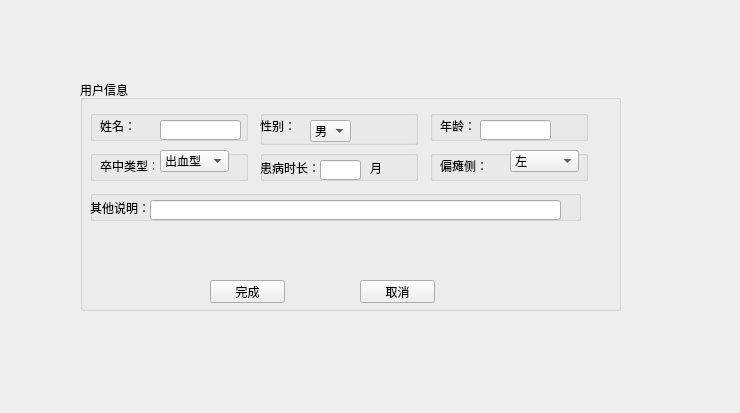
<?xml version="1.0" encoding="UTF-8"?>
<ui version="4.0">
 <class>Form</class>
 <widget class="QWidget" name="Form">
  <property name="geometry">
   <rect>
    <x>0</x>
    <y>0</y>
    <width>740</width>
    <height>413</height>
   </rect>
  </property>
  <property name="windowTitle">
   <string>Form</string>
  </property>
  <widget class="QGroupBox" name="groupBox_7">
   <property name="geometry">
    <rect>
     <x>80</x>
     <y>80</y>
     <width>541</width>
     <height>231</height>
    </rect>
   </property>
   <property name="title">
    <string>用户信息</string>
   </property>
   <widget class="QGroupBox" name="groupBox_2">
    <property name="geometry">
     <rect>
      <x>180</x>
      <y>30</y>
      <width>158</width>
      <height>35</height>
     </rect>
    </property>
    <property name="title">
     <string/>
    </property>
    <widget class="QLabel" name="label_3">
     <property name="geometry">
      <rect>
       <x>0</x>
       <y>10</y>
       <width>54</width>
       <height>12</height>
      </rect>
     </property>
     <property name="text">
      <string>性别：</string>
     </property>
    </widget>
    <widget class="QComboBox" name="comboBox">
     <property name="geometry">
      <rect>
       <x>50</x>
       <y>10</y>
       <width>41</width>
       <height>22</height>
      </rect>
     </property>
     <item>
      <property name="text">
       <string>男</string>
      </property>
     </item>
     <item>
      <property name="text">
       <string>女</string>
      </property>
     </item>
    </widget>
   </widget>
   <widget class="QGroupBox" name="groupBox_3">
    <property name="geometry">
     <rect>
      <x>350</x>
      <y>30</y>
      <width>158</width>
      <height>31</height>
     </rect>
    </property>
    <property name="title">
     <string/>
    </property>
    <widget class="QLabel" name="label_4">
     <property name="geometry">
      <rect>
       <x>10</x>
       <y>10</y>
       <width>54</width>
       <height>12</height>
      </rect>
     </property>
     <property name="text">
      <string>年龄：</string>
     </property>
    </widget>
    <widget class="QLineEdit" name="lineEdit_3">
     <property name="geometry">
      <rect>
       <x>50</x>
       <y>10</y>
       <width>71</width>
       <height>20</height>
      </rect>
     </property>
    </widget>
   </widget>
   <widget class="QGroupBox" name="groupBox_5">
    <property name="geometry">
     <rect>
      <x>350</x>
      <y>70</y>
      <width>158</width>
      <height>31</height>
     </rect>
    </property>
    <property name="title">
     <string/>
    </property>
    <widget class="QLabel" name="label_6">
     <property name="geometry">
      <rect>
       <x>10</x>
       <y>10</y>
       <width>54</width>
       <height>12</height>
      </rect>
     </property>
     <property name="text">
      <string>偏瘫侧：</string>
     </property>
    </widget>
    <widget class="QComboBox" name="comboBox_2">
     <property name="geometry">
      <rect>
       <x>80</x>
       <y>0</y>
       <width>69</width>
       <height>22</height>
      </rect>
     </property>
     <item>
      <property name="text">
       <string>左</string>
      </property>
     </item>
     <item>
      <property name="text">
       <string>右</string>
      </property>
     </item>
     <item>
      <property name="text">
       <string>无</string>
      </property>
     </item>
    </widget>
   </widget>
   <widget class="QGroupBox" name="groupBox_6">
    <property name="geometry">
     <rect>
      <x>10</x>
      <y>110</y>
      <width>491</width>
      <height>31</height>
     </rect>
    </property>
    <property name="title">
     <string/>
    </property>
    <widget class="QLabel" name="label_8">
     <property name="geometry">
      <rect>
       <x>0</x>
       <y>10</y>
       <width>61</width>
       <height>16</height>
      </rect>
     </property>
     <property name="text">
      <string>其他说明：</string>
     </property>
    </widget>
    <widget class="QLineEdit" name="lineEdit_8">
     <property name="geometry">
      <rect>
       <x>60</x>
       <y>10</y>
       <width>411</width>
       <height>20</height>
      </rect>
     </property>
    </widget>
   </widget>
   <widget class="QGroupBox" name="groupBox_4">
    <property name="geometry">
     <rect>
      <x>180</x>
      <y>70</y>
      <width>158</width>
      <height>31</height>
     </rect>
    </property>
    <property name="title">
     <string/>
    </property>
    <widget class="QLabel" name="label_5">
     <property name="geometry">
      <rect>
       <x>0</x>
       <y>10</y>
       <width>71</width>
       <height>16</height>
      </rect>
     </property>
     <property name="text">
      <string>患病时长：</string>
     </property>
    </widget>
    <widget class="QLineEdit" name="lineEdit_2">
     <property name="geometry">
      <rect>
       <x>60</x>
       <y>10</y>
       <width>41</width>
       <height>20</height>
      </rect>
     </property>
    </widget>
    <widget class="QLabel" name="label_2">
     <property name="geometry">
      <rect>
       <x>110</x>
       <y>10</y>
       <width>21</width>
       <height>16</height>
      </rect>
     </property>
     <property name="text">
      <string>月</string>
     </property>
    </widget>
   </widget>
   <widget class="QPushButton" name="pushButton">
    <property name="geometry">
     <rect>
      <x>130</x>
      <y>200</y>
      <width>75</width>
      <height>23</height>
     </rect>
    </property>
    <property name="text">
     <string>完成</string>
    </property>
   </widget>
   <widget class="QPushButton" name="pushButton_2">
    <property name="geometry">
     <rect>
      <x>280</x>
      <y>200</y>
      <width>75</width>
      <height>23</height>
     </rect>
    </property>
    <property name="text">
     <string>取消</string>
    </property>
   </widget>
   <widget class="QGroupBox" name="groupBox">
    <property name="geometry">
     <rect>
      <x>10</x>
      <y>30</y>
      <width>158</width>
      <height>31</height>
     </rect>
    </property>
    <property name="title">
     <string/>
    </property>
    <widget class="QLabel" name="label">
     <property name="geometry">
      <rect>
       <x>10</x>
       <y>10</y>
       <width>54</width>
       <height>12</height>
      </rect>
     </property>
     <property name="text">
      <string>姓名：</string>
     </property>
    </widget>
    <widget class="QLineEdit" name="lineEdit">
     <property name="geometry">
      <rect>
       <x>70</x>
       <y>10</y>
       <width>81</width>
       <height>20</height>
      </rect>
     </property>
    </widget>
   </widget>
   <widget class="QGroupBox" name="groupBox_8">
    <property name="geometry">
     <rect>
      <x>10</x>
      <y>70</y>
      <width>158</width>
      <height>31</height>
     </rect>
    </property>
    <property name="title">
     <string/>
    </property>
    <widget class="QLabel" name="label_7">
     <property name="geometry">
      <rect>
       <x>10</x>
       <y>10</y>
       <width>54</width>
       <height>12</height>
      </rect>
     </property>
     <property name="text">
      <string>卒中类型：</string>
     </property>
    </widget>
    <widget class="QComboBox" name="comboBox_3">
     <property name="geometry">
      <rect>
       <x>70</x>
       <y>0</y>
       <width>69</width>
       <height>22</height>
      </rect>
     </property>
     <item>
      <property name="text">
       <string>出血型</string>
      </property>
     </item>
     <item>
      <property name="text">
       <string>缺血型</string>
      </property>
     </item>
     <item>
      <property name="text">
       <string>无卒中</string>
      </property>
     </item>
    </widget>
   </widget>
  </widget>
 </widget>
 <resources/>
 <connections/>
</ui>
